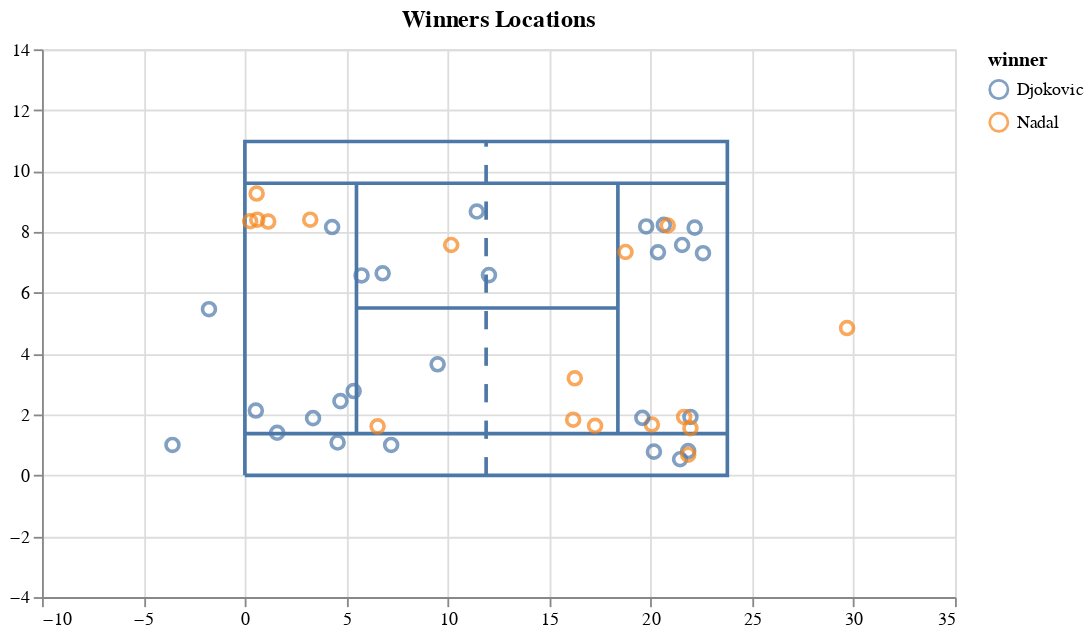

The cell this chart's notebook holds for it:
### Code cell
court + winner_balls

### Figure 1 — Vega-Lite specification as saved in the notebook (floating-point values rounded to 4 significant figures)
{"$schema": "https://vega.github.io/schema/vega-lite/v4.0.2.json", "config": {"view": {"continuousHeight": 300, "continuousWidth": 400}}, "datasets": {"data-1301b230f73560f9ad5568d29a145fc5": [{"rallyid": 1, "reason": "winner", "returner": "Nadal", "score": "0:0, 15:0", "serve": "first", "server": "Djokovic", "strokes": 3, "totaltime": 0.92, "winner": "Djokovic", "x": 1.92, "y": 21.96}, {"rallyid": 9, "reason": "winner", "returner": "Djokovic", "score": "1:0, 30:0", "serve": "first", "server": "Nadal", "strokes": 12, "totaltime": 0.92, "winner": "Djokovic", "x": 3.65, "y": 9.5}, {"rallyid": 11, "reason": "winner", "returner": "Djokovic", "score": "1:0, 30:15", "serve": "first", "server": "Nadal", "strokes": 4, "totaltime": 1.08, "winner": "Nadal", "x": 7.34, "y": 18.76}, {"rallyid": 20, "reason": "winner", "returner": "Djokovic", "score": "3:0, 15:0", "serve": "first", "server": "Nadal", "strokes": 12, "totaltime": 12.92, "winner": "Djokovic", "x": 0.53, "y": 21.45}, {"rallyid": 24, "reason": "winner", "returner": "Djokovic", "score": "3:0, 30:15", "serve": "first", "server": "Nadal", "strokes": 4, "totaltime": 0.72, "winner": "Djokovic", "x": 7.3, "y": 22.58}, {"rallyid": 25, "reason": "winner", "returner": "Djokovic", "score": "3:0, 30:30", "serve": "first", "server": "Nadal", "strokes": 3, "totaltime": 2.52, "winner": "Nadal", "x": 8.4, "y": 3.22}, {"rallyid": 34, "reason": "winner", "returner": "Nadal", "score": "4:1, 0:0", "serve": "first", "server": "Djokovic", "strokes": 5, "totaltime": 0.72, "winner": "Djokovic", "x": 7.33, "y": 20.36}, {"rallyid": 38, "reason": "winner", "returner": "Djokovic", "score": "4:1, 15:30", "serve": "first", "server": "Nadal", "strokes": 3, "totaltime": 3.12, "winner": "Nadal", "x": 3.19, "y": 16.26}, {"rallyid": 48, "reason": "winner", "returner": "Nadal", "score": "4:2, 40:0", "serve": "second", "server": "Djokovic", "strokes": 4, "totaltime": 3.44, "winner": "Djokovic", "x": 1, "y": -3.57}, {"rallyid": 49, "reason": "winner", "returner": "Nadal", "score": "5:2, 0:0", "serve": "first", "server": "Djokovic", "strokes": 3, "totaltime": 1.96, "winner": "Djokovic", "x": 8.16, "y": 4.3}, {"rallyid": 51, "reason": "winner", "returner": "Djokovic", "score": "5:2, 0:15", "serve": "second", "server": "Nadal", "strokes": 7, "totaltime": 7.08, "winner": "Nadal", "x": 8.4, "y": 0.61}, {"rallyid": 57, "reason": "winner", "returner": "Djokovic", "score": "5:3, 0:0", "serve": "first", "server": "Nadal", "strokes": 3, "totaltime": 2.36, "winner": "Nadal", "x": 8.34, "y": 1.15}, {"rallyid": 62, "reason": "winner", "returner": "Nadal", "score": "5:3, 30:15", "serve": "second", "server": "Djokovic", "strokes": 11, "totaltime": 12.64, "winner": "Djokovic", "x": 0.78, "y": 20.16}, {"rallyid": 66, "reason": "winner", "returner": "Djokovic", "score": "6:3 0:0, 15:15", "serve": "first", "server": "Nadal", "strokes": 3, "totaltime": 0.88, "winner": "Nadal", "x": 1.67, "y": 20.06}, {"rallyid": 70, "reason": "winner", "returner": "Djokovic", "score": "6:3 0:0, 30:30", "serve": "second", "server": "Nadal", "strokes": 4, "totaltime": 3.44, "winner": "Djokovic", "x": 1.4, "y": 1.59}, {"rallyid": 71, "reason": "winner", "returner": "Djokovic", "score": "6:3 0:0, 30:40", "serve": "first", "server": "Nadal", "strokes": 2, "totaltime": 0, "winner": "Nadal", "x": 4.84, "y": 29.68}, {"rallyid": 73, "reason": "winner", "returner": "Djokovic", "score": "6:3 0:1, 0:0", "serve": "second", "server": "Nadal", "strokes": 3, "totaltime": 1.76, "winner": "Nadal", "x": 1.92, "y": 21.65}, {"rallyid": 84, "reason": "winner", "returner": "Djokovic", "score": "6:3 1:1, 30:30", "serve": "second", "server": "Nadal", "strokes": 3, "totaltime": 2, "winner": "Nadal", "x": 9.26, "y": 0.58}, {"rallyid": 86, "reason": "winner", "returner": "Djokovic", "score": "6:3 1:1, 30:40", "serve": "second", "server": "Nadal", "strokes": 7, "totaltime": 7.2, "winner": "Nadal", "x": 1.61, "y": 6.54}, {"rallyid": 94, "reason": "winner", "returner": "Nadal", "score": "6:3 2:2, 0:0", "serve": "first", "server": "Djokovic", "strokes": 2, "totaltime": 0, "winner": "Djokovic", "x": 5.46, "y": -1.77}, {"rallyid": 108, "reason": "winner", "returner": "Nadal", "score": "6:3 3:2, 30:30", "serve": "second", "server": "Djokovic", "strokes": 7, "totaltime": 7.92, "winner": "Djokovic", "x": 0.8, "y": 21.85}, {"rallyid": 111, "reason": "winner", "returner": "Nadal", "score": "6:3 3:2, Ad:40", "serve": "first", "server": "Djokovic", "strokes": 7, "totaltime": 0.84, "winner": "Djokovic", "x": 7.57, "y": 21.55}, {"rallyid": 112, "reason": "winner", "returner": "Nadal", "score": "6:3 3:2, 40:40", "serve": "first", "server": "Djokovic", "strokes": 8, "totaltime": 10.04, "winner": "Nadal", "x": 8.35, "y": 0.26}, {"rallyid": 117, "reason": "winner", "returner": "Djokovic", "score": "6:3 4:2, 0:15", "serve": "second", "server": "Nadal", "strokes": 7, "totaltime": 6.6, "winner": "Nadal", "x": 7.57, "y": 10.17}, {"rallyid": 120, "reason": "winner", "returner": "Djokovic", "score": "6:3 4:2, 30:15", "serve": "first", "server": "Nadal", "strokes": 14, "totaltime": 1.88, "winner": "Djokovic", "x": 8.23, "y": 20.65}, {"rallyid": 122, "reason": "winner", "returner": "__undefined__", "score": "6:3 4:2, 40:15", "serve": "first", "server": "Nadal", "strokes": 8, "totaltime": 8.84, "winner": "Djokovic", "x": 8.14, "y": 22.17}, {"rallyid": 125, "reason": "winner", "returner": "Nadal", "score": "6:3 5:2, 15:0", "serve": "second", "server": "Djokovic", "strokes": 3, "totaltime": 1.88, "winner": "Djokovic", "x": 2.13, "y": 0.54}, {"rallyid": 130, "reason": "winner", "returner": "Djokovic", "score": "6:3 6:2 0:0, 0:15", "serve": "second", "server": "Nadal", "strokes": 7, "totaltime": 2.48, "winner": "Nadal", "x": 0.68, "y": 21.85}, {"rallyid": 131, "reason": "winner", "returner": "Djokovic", "score": "6:3 6:2 0:0, 15:15", "serve": "first", "server": "Nadal", "strokes": 12, "totaltime": 14.48, "winner": "Djokovic", "x": 1, "y": 7.21}, {"rallyid": 135, "reason": "winner", "returner": "Djokovic", "score": "6:3 6:2 0:0, 30:40", "serve": "first", "server": "Nadal", "strokes": 7, "totaltime": 7.2, "winner": "Nadal", "x": 1.63, "y": 17.26}, {"rallyid": 149, "reason": "winner", "returner": "Djokovic", "score": "6:3 6:2 1:1, 15:15", "serve": "second", "server": "Nadal", "strokes": 2, "totaltime": 0.92, "winner": "Djokovic", "x": 8.67, "y": 11.43}, {"rallyid": 156, "reason": "winner", "returner": "Nadal", "score": "6:3 6:2 2:1, 0:15", "serve": "first", "server": "Djokovic", "strokes": 8, "totaltime": 8.96, "winner": "Nadal", "x": 8.21, "y": 20.84}, {"rallyid": 157, "reason": "winner", "returner": "Nadal", "score": "6:3 6:2 2:1, 15:15", "serve": "first", "server": "Djokovic", "strokes": 3, "totaltime": 2.52, "winner": "Djokovic", "x": 2.77, "y": 5.36}, {"rallyid": 160, "reason": "winner", "returner": null, "score": "6:3 6:2 2:1, 40:15", "serve": "second", "server": "Djokovic", "strokes": 3, "totaltime": 1.04, "winner": "Djokovic", "x": 6.64, "y": 6.79}, {"rallyid": 161, "reason": "winner", "returner": "Nadal", "score": "6:3 6:2 3:1, 0:0", "serve": "first", "server": "Djokovic", "strokes": 11, "totaltime": 0.68, "winner": "Djokovic", "x": 1.08, "y": 4.57}, {"rallyid": 162, "reason": "winner", "returner": "Djokovic", "score": "6:3 6:2 3:1, 0:15", "serve": "first", "server": "Nadal", "strokes": 3, "totaltime": 2.56, "winner": "Nadal", "x": 1.55, "y": 21.96}, {"rallyid": 168, "reason": "winner", "returner": "Djokovic", "score": "6:3 6:2 3:2, 0:0", "serve": "second", "server": "Nadal", "strokes": 5, "totaltime": 4.4, "winner": "Nadal", "x": 1.83, "y": 16.18}, {"rallyid": 178, "reason": "winner", "returner": "Nadal", "score": "6:3 6:2 4:2, 0:0", "serve": "first", "server": "Djokovic", "strokes": 3, "totaltime": 2.4, "winner": "Djokovic", "x": 1.89, "y": 19.59}, {"rallyid": 179, "reason": "winner", "returner": "Djokovic", "score": "6:3 6:2 4:2, 15:0", "serve": "first", "server": "Nadal", "strokes": 4, "totaltime": 3.48, "winner": "Djokovic", "x": 8.18, "y": 19.78}, {"rallyid": 189, "reason": "winner", "returner": "Nadal", "score": "6:3 6:2 4:3, 15:15", "serve": "first", "server": "Djokovic", "strokes": 7, "totaltime": 7.44, "winner": "Djokovic", "x": 6.57, "y": 5.75}, {"rallyid": 196, "reason": "winner", "returner": null, "score": "6:3 6:2 5:3, 0:0", "serve": "first", "server": "Djokovic", "strokes": 7, "totaltime": 7.96, "winner": "Djokovic", "x": 6.58, "y": 12.03}, {"rallyid": 199, "reason": "winner", "returner": "Djokovic", "score": "6:3 6:2 5:3, 15:15", "serve": "first", "server": "Nadal", "strokes": 6, "totaltime": 6.6, "winner": "Djokovic", "x": 2.44, "y": 4.71}, {"rallyid": 202, "reason": "winner", "returner": "Djokovic", "score": "6:3 6:2 5:3, 40:15", "serve": "first", "server": "Nadal", "strokes": 4, "totaltime": 3.08, "winner": "Djokovic", "x": 1.88, "y": 3.36}], "data-4797c0e744b0a9ac817bc1253269f191": [{"order": 1, "x": 23.78, "y": 1.37}, {"order": 2, "x": 0, "y": 1.37}], "data-a3fc29de1d914850e8722e53400f185f": [{"x": 11.89, "y": 0}, {"x": 11.89, "y": 10.97}], "data-b2af84a32190dd8c28170de76900bcda": [{"order": 1, "x": 5.5, "y": 1.37}, {"order": 2, "x": 5.5, "y": 9.6}, {"order": 3, "x": 5.5, "y": 5.5}, {"order": 4, "x": 18.39, "y": 5.5}, {"order": 5, "x": 18.39, "y": 1.37}, {"order": 6, "x": 18.39, "y": 9.6}], "data-c7f556b3023ba28f4541479c1c31284f": [{"order": 1, "x": 23.78, "y": 9.6}, {"order": 2, "x": 0, "y": 9.6}], "data-ce27f3aa794d6d644dd2868ce4628bd6": [{"order": 1, "x": 0, "y": 0}, {"order": 2, "x": 0, "y": 10.97}, {"order": 3, "x": 23.78, "y": 10.97}, {"order": 4, "x": 23.78, "y": 0}, {"order": 5, "x": 0, "y": 0}]}, "layer": [{"data": {"name": "data-ce27f3aa794d6d644dd2868ce4628bd6"}, "encoding": {"order": {"field": "order", "type": "quantitative"}, "x": {"field": "x", "title": null, "type": "quantitative"}, "y": {"field": "y", "title": null, "type": "quantitative"}}, "mark": "line", "width": 500}, {"data": {"name": "data-b2af84a32190dd8c28170de76900bcda"}, "encoding": {"order": {"field": "order", "type": "quantitative"}, "x": {"field": "x", "title": null, "type": "quantitative"}, "y": {"field": "y", "title": null, "type": "quantitative"}}, "mark": "line", "width": 500}, {"data": {"name": "data-4797c0e744b0a9ac817bc1253269f191"}, "encoding": {"order": {"field": "order", "type": "quantitative"}, "x": {"field": "x", "title": null, "type": "quantitative"}, "y": {"field": "y", "title": null, "type": "quantitative"}}, "mark": "line", "width": 500}, {"data": {"name": "data-c7f556b3023ba28f4541479c1c31284f"}, "encoding": {"order": {"field": "order", "type": "quantitative"}, "x": {"field": "x", "title": null, "type": "quantitative"}, "y": {"field": "y", "title": null, "type": "quantitative"}}, "mark": "line", "width": 500}, {"data": {"name": "data-a3fc29de1d914850e8722e53400f185f"}, "encoding": {"x": {"field": "x", "title": null, "type": "quantitative"}, "y": {"field": "y", "title": null, "type": "quantitative"}}, "mark": {"strokeDash": [10, 10], "type": "line"}, "width": 500}, {"data": {"name": "data-1301b230f73560f9ad5568d29a145fc5"}, "encoding": {"color": {"field": "winner", "type": "nominal"}, "x": {"field": "y", "scale": {"domain": [-10, 34]}, "title": null, "type": "quantitative"}, "y": {"field": "x", "scale": {"domain": [-4, 13.97]}, "title": null, "type": "quantitative"}}, "mark": {"size": 50, "type": "point"}, "title": "Winners Locations"}]}
